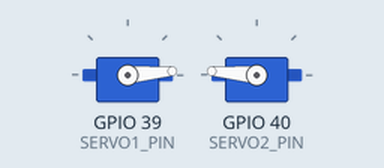
A sketch run on a simulated ESP32. Parts: 2 × servo. What the sketch prints to the serial monitor is not drawn.

Above: at 1.05 s.
At 1.8 s:
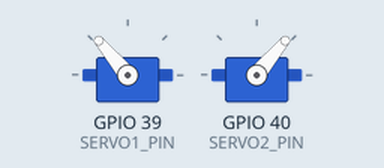
At 2.55 s:
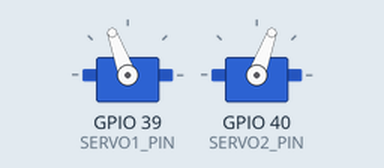
At 4.2 s:
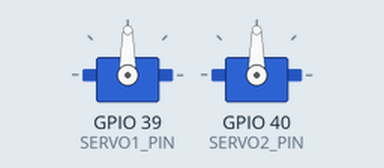
Timing chart, 0 to 8.4 s (numbered marks = the images above):
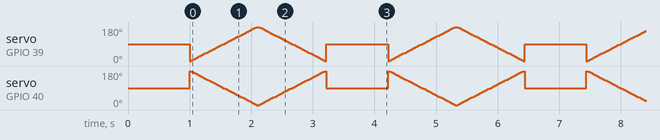

The sketch:

test_servo_dual.ino
```cpp
#include <Arduino.h>
#include <ESP32Servo.h>

Servo servo1;
Servo servo2;

const int SERVO1_PIN = 39;
const int SERVO2_PIN = 40;

void setup() {
  Serial.begin(115200);
  Serial.println("Custom Servo Pin Test Starting...");

  servo1.setPeriodHertz(50);
  servo1.attach(SERVO1_PIN, 500, 2500);

  servo2.setPeriodHertz(50);
  servo2.attach(SERVO2_PIN, 500, 2500);

  delay(1000);
}

void loop() {
  for (int angle = 0; angle <= 180; angle += 5) {
    servo1.write(angle);
    servo2.write(180 - angle);
    delay(30);
  }

  for (int angle = 180; angle >= 0; angle -= 5) {
    servo1.write(angle);
    servo2.write(180 - angle);
    delay(30);
  }

  servo1.write(90);
  servo2.write(90);
  delay(1000);
}
```

Measured:
- by itself, servo on GPIO 40 (SERVO2_PIN): moves between 0° and 180°, repeating every 3.2 s
